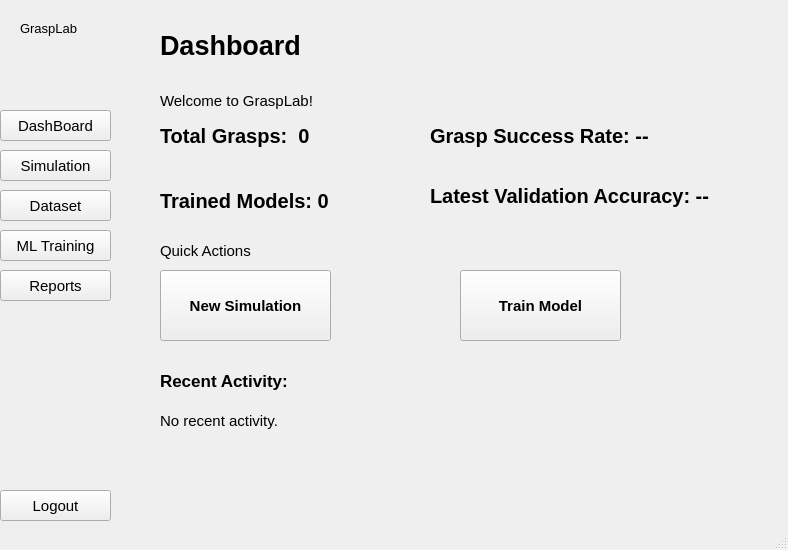
<?xml version="1.0" encoding="UTF-8"?>
<ui version="4.0">
 <class>MainWindow</class>
 <widget class="QMainWindow" name="MainWindow">
  <property name="geometry">
   <rect>
    <x>0</x>
    <y>0</y>
    <width>788</width>
    <height>550</height>
   </rect>
  </property>
  <property name="font">
   <font>
    <pointsize>11</pointsize>
   </font>
  </property>
  <property name="windowTitle">
   <string>GraspLab - Dashboard</string>
  </property>
  <widget class="QWidget" name="centralwidget">
   <widget class="QLabel" name="label">
    <property name="geometry">
     <rect>
      <x>20</x>
      <y>20</y>
      <width>71</width>
      <height>16</height>
     </rect>
    </property>
    <property name="font">
     <font>
      <pointsize>10</pointsize>
     </font>
    </property>
    <property name="text">
     <string>GraspLab</string>
    </property>
   </widget>
   <widget class="QPushButton" name="dashboardButton">
    <property name="geometry">
     <rect>
      <x>0</x>
      <y>110</y>
      <width>111</width>
      <height>31</height>
     </rect>
    </property>
    <property name="text">
     <string>DashBoard</string>
    </property>
   </widget>
   <widget class="QPushButton" name="simulationButton">
    <property name="geometry">
     <rect>
      <x>0</x>
      <y>150</y>
      <width>111</width>
      <height>31</height>
     </rect>
    </property>
    <property name="text">
     <string>Simulation</string>
    </property>
   </widget>
   <widget class="QPushButton" name="datasetButton">
    <property name="geometry">
     <rect>
      <x>0</x>
      <y>190</y>
      <width>111</width>
      <height>31</height>
     </rect>
    </property>
    <property name="text">
     <string>Dataset</string>
    </property>
   </widget>
   <widget class="QPushButton" name="mlButton">
    <property name="geometry">
     <rect>
      <x>0</x>
      <y>230</y>
      <width>111</width>
      <height>31</height>
     </rect>
    </property>
    <property name="text">
     <string>ML Training</string>
    </property>
   </widget>
   <widget class="QPushButton" name="reportsButton">
    <property name="geometry">
     <rect>
      <x>0</x>
      <y>270</y>
      <width>111</width>
      <height>31</height>
     </rect>
    </property>
    <property name="text">
     <string>Reports</string>
    </property>
   </widget>
   <widget class="QPushButton" name="logoutButton">
    <property name="geometry">
     <rect>
      <x>0</x>
      <y>490</y>
      <width>111</width>
      <height>31</height>
     </rect>
    </property>
    <property name="text">
     <string>Logout</string>
    </property>
   </widget>
   <widget class="QStackedWidget" name="stackedWidget">
    <property name="geometry">
     <rect>
      <x>140</x>
      <y>20</y>
      <width>621</width>
      <height>491</height>
     </rect>
    </property>
    <property name="font">
     <font>
      <pointsize>11</pointsize>
      <bold>true</bold>
     </font>
    </property>
    <property name="currentIndex">
     <number>0</number>
    </property>
    <widget class="QWidget" name="dashboardPage">
     <widget class="QLabel" name="label_2">
      <property name="geometry">
       <rect>
        <x>20</x>
        <y>10</y>
        <width>151</width>
        <height>31</height>
       </rect>
      </property>
      <property name="font">
       <font>
        <pointsize>20</pointsize>
        <bold>true</bold>
       </font>
      </property>
      <property name="text">
       <string>Dashboard</string>
      </property>
     </widget>
     <widget class="QLabel" name="welcomeLabel">
      <property name="geometry">
       <rect>
        <x>20</x>
        <y>70</y>
        <width>181</width>
        <height>21</height>
       </rect>
      </property>
      <property name="font">
       <font>
        <pointsize>11</pointsize>
        <bold>false</bold>
       </font>
      </property>
      <property name="text">
       <string>Welcome to GraspLab!</string>
      </property>
     </widget>
     <widget class="QLabel" name="dashboardModelsLabel">
      <property name="geometry">
       <rect>
        <x>20</x>
        <y>170</y>
        <width>201</width>
        <height>21</height>
       </rect>
      </property>
      <property name="font">
       <font>
        <pointsize>15</pointsize>
        <bold>true</bold>
       </font>
      </property>
      <property name="text">
       <string>Trained Models: 0</string>
      </property>
     </widget>
     <widget class="QLabel" name="dashboardAccuracyLabel">
      <property name="geometry">
       <rect>
        <x>290</x>
        <y>160</y>
        <width>311</width>
        <height>31</height>
       </rect>
      </property>
      <property name="font">
       <font>
        <pointsize>15</pointsize>
        <bold>true</bold>
       </font>
      </property>
      <property name="text">
       <string>Latest Validation Accuracy: --</string>
      </property>
     </widget>
     <widget class="QLabel" name="dashboardSuccessRateLabel">
      <property name="geometry">
       <rect>
        <x>290</x>
        <y>100</y>
        <width>251</width>
        <height>31</height>
       </rect>
      </property>
      <property name="font">
       <font>
        <pointsize>15</pointsize>
        <bold>true</bold>
       </font>
      </property>
      <property name="text">
       <string>Grasp Success Rate: --</string>
      </property>
     </widget>
     <widget class="QLabel" name="dashboardTotalGraspsLabel">
      <property name="geometry">
       <rect>
        <x>20</x>
        <y>100</y>
        <width>191</width>
        <height>31</height>
       </rect>
      </property>
      <property name="font">
       <font>
        <pointsize>15</pointsize>
        <bold>true</bold>
       </font>
      </property>
      <property name="text">
       <string>Total Grasps:  0</string>
      </property>
     </widget>
     <widget class="QLabel" name="label_8">
      <property name="geometry">
       <rect>
        <x>20</x>
        <y>220</y>
        <width>141</width>
        <height>21</height>
       </rect>
      </property>
      <property name="font">
       <font>
        <pointsize>11</pointsize>
        <bold>false</bold>
       </font>
      </property>
      <property name="text">
       <string>Quick Actions</string>
      </property>
     </widget>
     <widget class="QPushButton" name="newSimulationButton">
      <property name="geometry">
       <rect>
        <x>20</x>
        <y>250</y>
        <width>171</width>
        <height>71</height>
       </rect>
      </property>
      <property name="text">
       <string>New Simulation</string>
      </property>
     </widget>
     <widget class="QPushButton" name="quickTrainButton">
      <property name="geometry">
       <rect>
        <x>320</x>
        <y>250</y>
        <width>161</width>
        <height>71</height>
       </rect>
      </property>
      <property name="text">
       <string>Train Model</string>
      </property>
     </widget>
     <widget class="QLabel" name="recentActivityTitle">
      <property name="geometry">
       <rect>
        <x>20</x>
        <y>350</y>
        <width>171</width>
        <height>21</height>
       </rect>
      </property>
      <property name="font">
       <font>
        <pointsize>13</pointsize>
        <bold>true</bold>
       </font>
      </property>
      <property name="text">
       <string>Recent Activity:</string>
      </property>
     </widget>
     <widget class="QLabel" name="recentActivityLabel">
      <property name="geometry">
       <rect>
        <x>20</x>
        <y>380</y>
        <width>591</width>
        <height>41</height>
       </rect>
      </property>
      <property name="font">
       <font>
        <pointsize>11</pointsize>
        <bold>false</bold>
       </font>
      </property>
      <property name="text">
       <string>No recent activity.</string>
      </property>
     </widget>
    </widget>
    <widget class="QWidget" name="simulationPage">
     <widget class="QLabel" name="simulationTitle">
      <property name="geometry">
       <rect>
        <x>20</x>
        <y>10</y>
        <width>151</width>
        <height>31</height>
       </rect>
      </property>
      <property name="font">
       <font>
        <pointsize>20</pointsize>
        <bold>true</bold>
       </font>
      </property>
      <property name="text">
       <string>Simulation</string>
      </property>
     </widget>
     <widget class="QLabel" name="GripperType">
      <property name="geometry">
       <rect>
        <x>20</x>
        <y>90</y>
        <width>101</width>
        <height>31</height>
       </rect>
      </property>
      <property name="text">
       <string>Gripper Type</string>
      </property>
     </widget>
     <widget class="QComboBox" name="gripperComboBox">
      <property name="geometry">
       <rect>
        <x>20</x>
        <y>130</y>
        <width>191</width>
        <height>31</height>
       </rect>
      </property>
      <item>
       <property name="text">
        <string>Gripper A</string>
       </property>
      </item>
      <item>
       <property name="text">
        <string>Gripper B</string>
       </property>
      </item>
     </widget>
     <widget class="QLabel" name="objectType">
      <property name="geometry">
       <rect>
        <x>20</x>
        <y>180</y>
        <width>121</width>
        <height>21</height>
       </rect>
      </property>
      <property name="text">
       <string>Object Type</string>
      </property>
     </widget>
     <widget class="QComboBox" name="objectComboBox">
      <property name="geometry">
       <rect>
        <x>20</x>
        <y>210</y>
        <width>191</width>
        <height>31</height>
       </rect>
      </property>
      <item>
       <property name="text">
        <string>Cube</string>
       </property>
      </item>
      <item>
       <property name="text">
        <string>Cylinder</string>
       </property>
      </item>
     </widget>
     <widget class="QLabel" name="graspNum">
      <property name="geometry">
       <rect>
        <x>20</x>
        <y>260</y>
        <width>141</width>
        <height>21</height>
       </rect>
      </property>
      <property name="text">
       <string>Number of grasps</string>
      </property>
     </widget>
     <widget class="QSpinBox" name="graspSpinBox">
      <property name="geometry">
       <rect>
        <x>20</x>
        <y>290</y>
        <width>191</width>
        <height>31</height>
       </rect>
      </property>
      <property name="minimum">
       <number>1</number>
      </property>
      <property name="maximum">
       <number>10000</number>
      </property>
      <property name="value">
       <number>150</number>
      </property>
     </widget>
     <widget class="QPushButton" name="startSimulationButton">
      <property name="geometry">
       <rect>
        <x>80</x>
        <y>380</y>
        <width>421</width>
        <height>41</height>
       </rect>
      </property>
      <property name="font">
       <font>
        <pointsize>12</pointsize>
        <bold>true</bold>
       </font>
      </property>
      <property name="text">
       <string>Start Simulation</string>
      </property>
     </widget>
     <widget class="QProgressBar" name="simulationProgressBar">
      <property name="geometry">
       <rect>
        <x>80</x>
        <y>440</y>
        <width>421</width>
        <height>31</height>
       </rect>
      </property>
      <property name="value">
       <number>0</number>
      </property>
     </widget>
     <widget class="QLabel" name="simulationResult">
      <property name="geometry">
       <rect>
        <x>320</x>
        <y>100</y>
        <width>141</width>
        <height>21</height>
       </rect>
      </property>
      <property name="font">
       <font>
        <pointsize>13</pointsize>
        <bold>true</bold>
       </font>
      </property>
      <property name="text">
       <string>Simulation result</string>
      </property>
     </widget>
     <widget class="QLabel" name="totalGraspsLabel">
      <property name="geometry">
       <rect>
        <x>320</x>
        <y>150</y>
        <width>131</width>
        <height>16</height>
       </rect>
      </property>
      <property name="text">
       <string>Total Grasps : 0</string>
      </property>
     </widget>
     <widget class="QLabel" name="successfulGraspsLabel">
      <property name="geometry">
       <rect>
        <x>320</x>
        <y>190</y>
        <width>111</width>
        <height>21</height>
       </rect>
      </property>
      <property name="text">
       <string>Successful : 0</string>
      </property>
     </widget>
     <widget class="QLabel" name="failedGraspsLabel">
      <property name="geometry">
       <rect>
        <x>320</x>
        <y>230</y>
        <width>91</width>
        <height>21</height>
       </rect>
      </property>
      <property name="text">
       <string>Failed : 0</string>
      </property>
     </widget>
    </widget>
    <widget class="QWidget" name="datasetPage">
     <widget class="QLabel" name="datasetTitle">
      <property name="geometry">
       <rect>
        <x>20</x>
        <y>20</y>
        <width>141</width>
        <height>21</height>
       </rect>
      </property>
      <property name="font">
       <font>
        <pointsize>20</pointsize>
        <bold>true</bold>
       </font>
      </property>
      <property name="text">
       <string>DataSet</string>
      </property>
     </widget>
     <widget class="QTableWidget" name="graspTableWidget">
      <property name="geometry">
       <rect>
        <x>20</x>
        <y>120</y>
        <width>601</width>
        <height>221</height>
       </rect>
      </property>
      <attribute name="horizontalHeaderDefaultSectionSize">
       <number>75</number>
      </attribute>
      <column>
       <property name="text">
        <string>No.</string>
       </property>
      </column>
      <column>
       <property name="text">
        <string>X</string>
       </property>
      </column>
      <column>
       <property name="text">
        <string>Y</string>
       </property>
      </column>
      <column>
       <property name="text">
        <string>Z</string>
       </property>
      </column>
      <column>
       <property name="text">
        <string>Roll</string>
       </property>
      </column>
      <column>
       <property name="text">
        <string>Pitch</string>
       </property>
      </column>
      <column>
       <property name="text">
        <string>Yaw</string>
       </property>
      </column>
      <column>
       <property name="text">
        <string>Result</string>
       </property>
      </column>
     </widget>
     <widget class="QLabel" name="label_3">
      <property name="geometry">
       <rect>
        <x>20</x>
        <y>60</y>
        <width>141</width>
        <height>21</height>
       </rect>
      </property>
      <property name="text">
       <string>Filter by Result:</string>
      </property>
     </widget>
     <widget class="QComboBox" name="resultFilterComboBox">
      <property name="geometry">
       <rect>
        <x>20</x>
        <y>90</y>
        <width>521</width>
        <height>26</height>
       </rect>
      </property>
      <item>
       <property name="text">
        <string>All grasps</string>
       </property>
      </item>
      <item>
       <property name="text">
        <string>Successful</string>
       </property>
      </item>
      <item>
       <property name="text">
        <string>Failed</string>
       </property>
      </item>
     </widget>
     <widget class="QPushButton" name="refreshDatasetButton">
      <property name="geometry">
       <rect>
        <x>540</x>
        <y>90</y>
        <width>83</width>
        <height>26</height>
       </rect>
      </property>
      <property name="text">
       <string>Refresh</string>
      </property>
     </widget>
     <widget class="QLabel" name="datasetCountLabel">
      <property name="geometry">
       <rect>
        <x>20</x>
        <y>350</y>
        <width>551</width>
        <height>21</height>
       </rect>
      </property>
      <property name="text">
       <string>Total Records: 0</string>
      </property>
     </widget>
    </widget>
    <widget class="QWidget" name="mlTrainingPage">
     <widget class="QLabel" name="mlTrainingTitle">
      <property name="geometry">
       <rect>
        <x>10</x>
        <y>10</y>
        <width>171</width>
        <height>41</height>
       </rect>
      </property>
      <property name="font">
       <font>
        <pointsize>20</pointsize>
        <bold>true</bold>
       </font>
      </property>
      <property name="text">
       <string>ML Training</string>
      </property>
     </widget>
     <widget class="QTabWidget" name="mlTabWidget">
      <property name="geometry">
       <rect>
        <x>0</x>
        <y>50</y>
        <width>621</width>
        <height>441</height>
       </rect>
      </property>
      <property name="currentIndex">
       <number>0</number>
      </property>
      <widget class="QWidget" name="Training">
       <attribute name="title">
        <string>Training</string>
       </attribute>
       <widget class="QLabel" name="trainingSamplesLabel">
        <property name="geometry">
         <rect>
          <x>20</x>
          <y>340</y>
          <width>561</width>
          <height>31</height>
         </rect>
        </property>
        <property name="font">
         <font>
          <pointsize>11</pointsize>
          <bold>false</bold>
         </font>
        </property>
        <property name="text">
         <string>Training Samples:                                                                                               0</string>
        </property>
       </widget>
       <widget class="QLabel" name="trainingStatusLabel">
        <property name="geometry">
         <rect>
          <x>20</x>
          <y>290</y>
          <width>571</width>
          <height>16</height>
         </rect>
        </property>
        <property name="font">
         <font>
          <pointsize>11</pointsize>
          <bold>false</bold>
         </font>
        </property>
        <property name="text">
         <string>Status:                                                                                                 Not Trained</string>
        </property>
       </widget>
       <widget class="QLabel" name="Dataset">
        <property name="geometry">
         <rect>
          <x>10</x>
          <y>10</y>
          <width>141</width>
          <height>21</height>
         </rect>
        </property>
        <property name="text">
         <string>Select dataset</string>
        </property>
       </widget>
       <widget class="QLabel" name="Model">
        <property name="geometry">
         <rect>
          <x>10</x>
          <y>90</y>
          <width>121</width>
          <height>21</height>
         </rect>
        </property>
        <property name="text">
         <string>Select Model</string>
        </property>
       </widget>
       <widget class="QComboBox" name="trainingDatasetComboBox">
        <property name="geometry">
         <rect>
          <x>10</x>
          <y>50</y>
          <width>251</width>
          <height>26</height>
         </rect>
        </property>
        <item>
         <property name="text">
          <string>DataSet01</string>
         </property>
        </item>
        <item>
         <property name="text">
          <string>DataSet02</string>
         </property>
        </item>
        <item>
         <property name="text">
          <string>DataSet03</string>
         </property>
        </item>
       </widget>
       <widget class="QLabel" name="validationAccuracyLabel">
        <property name="geometry">
         <rect>
          <x>20</x>
          <y>320</y>
          <width>561</width>
          <height>16</height>
         </rect>
        </property>
        <property name="font">
         <font>
          <pointsize>11</pointsize>
          <bold>false</bold>
         </font>
        </property>
        <property name="text">
         <string>Validation Accuracy:                                                                                         --</string>
        </property>
       </widget>
       <widget class="QComboBox" name="modelComboBox">
        <property name="geometry">
         <rect>
          <x>10</x>
          <y>130</y>
          <width>251</width>
          <height>26</height>
         </rect>
        </property>
        <item>
         <property name="text">
          <string>Random Forest</string>
         </property>
        </item>
        <item>
         <property name="text">
          <string>SVM</string>
         </property>
        </item>
        <item>
         <property name="text">
          <string>Logistic Regression</string>
         </property>
        </item>
       </widget>
       <widget class="QLabel" name="result">
        <property name="geometry">
         <rect>
          <x>20</x>
          <y>250</y>
          <width>111</width>
          <height>21</height>
         </rect>
        </property>
        <property name="text">
         <string>Training result</string>
        </property>
       </widget>
       <widget class="QPushButton" name="trainModelButton">
        <property name="geometry">
         <rect>
          <x>10</x>
          <y>180</y>
          <width>581</width>
          <height>26</height>
         </rect>
        </property>
        <property name="text">
         <string>Train Model</string>
        </property>
       </widget>
      </widget>
      <widget class="QWidget" name="tab_2">
       <attribute name="title">
        <string>Testing</string>
       </attribute>
       <widget class="QLabel" name="selectTrainedModelLabel">
        <property name="geometry">
         <rect>
          <x>10</x>
          <y>20</y>
          <width>171</width>
          <height>16</height>
         </rect>
        </property>
        <property name="text">
         <string>Select Trained Model</string>
        </property>
       </widget>
       <widget class="QComboBox" name="trainedModelComboBox">
        <property name="geometry">
         <rect>
          <x>10</x>
          <y>50</y>
          <width>321</width>
          <height>26</height>
         </rect>
        </property>
        <item>
         <property name="text">
          <string>Model 01 - Random Forest</string>
         </property>
        </item>
       </widget>
       <widget class="QLabel" name="label_4">
        <property name="geometry">
         <rect>
          <x>10</x>
          <y>90</y>
          <width>211</width>
          <height>16</height>
         </rect>
        </property>
        <property name="text">
         <string>Number of Test Grasps</string>
        </property>
       </widget>
       <widget class="QSpinBox" name="testGraspSpinBox">
        <property name="geometry">
         <rect>
          <x>10</x>
          <y>120</y>
          <width>81</width>
          <height>25</height>
         </rect>
        </property>
        <property name="maximum">
         <number>1000</number>
        </property>
        <property name="value">
         <number>10</number>
        </property>
       </widget>
       <widget class="QPushButton" name="testModelButton">
        <property name="geometry">
         <rect>
          <x>10</x>
          <y>170</y>
          <width>581</width>
          <height>26</height>
         </rect>
        </property>
        <property name="text">
         <string>Test Model</string>
        </property>
       </widget>
       <widget class="QTableWidget" name="mlTestingTableWidget">
        <property name="geometry">
         <rect>
          <x>60</x>
          <y>210</y>
          <width>481</width>
          <height>111</height>
         </rect>
        </property>
        <attribute name="horizontalHeaderDefaultSectionSize">
         <number>120</number>
        </attribute>
        <column>
         <property name="text">
          <string>Test No.</string>
         </property>
        </column>
        <column>
         <property name="text">
          <string>ML Prediction</string>
         </property>
        </column>
        <column>
         <property name="text">
          <string>Actual Result</string>
         </property>
        </column>
        <column>
         <property name="text">
          <string>Correct?</string>
         </property>
        </column>
       </widget>
       <widget class="QLabel" name="testAccuracyLabel">
        <property name="geometry">
         <rect>
          <x>10</x>
          <y>340</y>
          <width>201</width>
          <height>16</height>
         </rect>
        </property>
        <property name="font">
         <font>
          <pointsize>11</pointsize>
          <bold>false</bold>
         </font>
        </property>
        <property name="text">
         <string>Prediction Accuracy: --</string>
        </property>
       </widget>
      </widget>
     </widget>
    </widget>
    <widget class="QWidget" name="reportsPage">
     <widget class="QLabel" name="reportsTitle">
      <property name="geometry">
       <rect>
        <x>20</x>
        <y>20</y>
        <width>121</width>
        <height>31</height>
       </rect>
      </property>
      <property name="font">
       <font>
        <pointsize>20</pointsize>
        <bold>true</bold>
       </font>
      </property>
      <property name="text">
       <string>Reports</string>
      </property>
     </widget>
     <widget class="QLabel" name="reportTotalGraspsLabel">
      <property name="geometry">
       <rect>
        <x>50</x>
        <y>100</y>
        <width>191</width>
        <height>31</height>
       </rect>
      </property>
      <property name="font">
       <font>
        <pointsize>15</pointsize>
        <bold>true</bold>
       </font>
      </property>
      <property name="text">
       <string>Total Grasps:  0</string>
      </property>
     </widget>
     <widget class="QLabel" name="reportSuccessRateLabel">
      <property name="geometry">
       <rect>
        <x>320</x>
        <y>100</y>
        <width>251</width>
        <height>31</height>
       </rect>
      </property>
      <property name="font">
       <font>
        <pointsize>15</pointsize>
        <bold>true</bold>
       </font>
      </property>
      <property name="text">
       <string>Grasp Success Rate: --</string>
      </property>
     </widget>
     <widget class="QLabel" name="reportModelsLabel">
      <property name="geometry">
       <rect>
        <x>50</x>
        <y>170</y>
        <width>201</width>
        <height>21</height>
       </rect>
      </property>
      <property name="font">
       <font>
        <pointsize>15</pointsize>
        <bold>true</bold>
       </font>
      </property>
      <property name="text">
       <string>Trained Models: 0</string>
      </property>
     </widget>
     <widget class="QLabel" name="label_5">
      <property name="geometry">
       <rect>
        <x>320</x>
        <y>170</y>
        <width>311</width>
        <height>21</height>
       </rect>
      </property>
      <property name="font">
       <font>
        <pointsize>15</pointsize>
        <bold>true</bold>
       </font>
      </property>
      <property name="text">
       <string>Latest Validation Accuracy: --</string>
      </property>
     </widget>
     <widget class="QLabel" name="label_6">
      <property name="geometry">
       <rect>
        <x>20</x>
        <y>250</y>
        <width>151</width>
        <height>16</height>
       </rect>
      </property>
      <property name="text">
       <string>Dataset Statistics</string>
      </property>
     </widget>
     <widget class="QLabel" name="label_7">
      <property name="geometry">
       <rect>
        <x>20</x>
        <y>380</y>
        <width>121</width>
        <height>21</height>
       </rect>
      </property>
      <property name="text">
       <string>Report Type</string>
      </property>
     </widget>
     <widget class="QComboBox" name="reportTypeComboBox">
      <property name="geometry">
       <rect>
        <x>20</x>
        <y>410</y>
        <width>231</width>
        <height>26</height>
       </rect>
      </property>
      <item>
       <property name="text">
        <string>Dataset Statistics</string>
       </property>
      </item>
      <item>
       <property name="text">
        <string>Model Performance</string>
       </property>
      </item>
      <item>
       <property name="text">
        <string>User Activity</string>
       </property>
      </item>
      <item>
       <property name="text">
        <string>System Logs</string>
       </property>
      </item>
     </widget>
     <widget class="QPushButton" name="generateReportButton">
      <property name="geometry">
       <rect>
        <x>20</x>
        <y>450</y>
        <width>591</width>
        <height>26</height>
       </rect>
      </property>
      <property name="text">
       <string>Generate Report</string>
      </property>
     </widget>
     <widget class="QPlainTextEdit" name="reportTextEdit">
      <property name="geometry">
       <rect>
        <x>20</x>
        <y>280</y>
        <width>561</width>
        <height>91</height>
       </rect>
      </property>
      <property name="readOnly">
       <bool>true</bool>
      </property>
      <property name="plainText">
       <string>No report generated yet.</string>
      </property>
     </widget>
    </widget>
   </widget>
  </widget>
  <widget class="QStatusBar" name="statusbar"/>
 </widget>
 <resources/>
 <connections/>
</ui>
